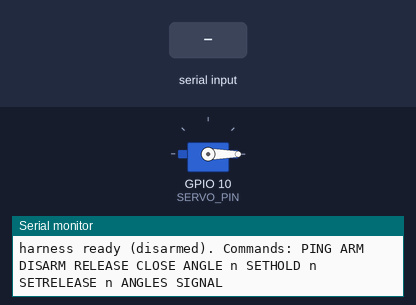
The sketch below on a simulated Seeed XIAO ESP32-C3. Shown: servo, the last lines printed to the serial monitor. The test bench sets the inputs (shaded band). EEPROM starts erased.

Above: at 1.2 s.
1.3 s: "ANGLE 90\n" received over Serial
At 2.7 s:
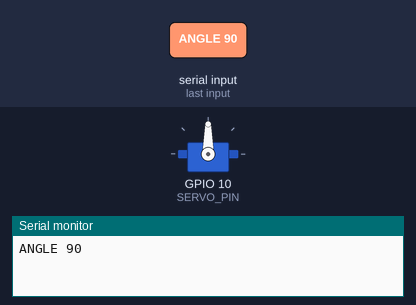
3.0 s: "ANGLE  45\n" received over Serial
At 3.6 s:
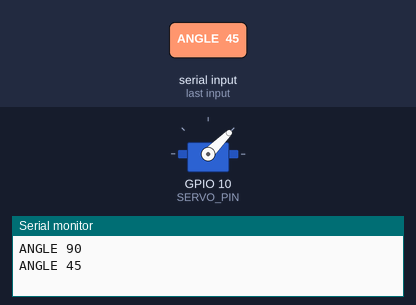
4.6 s: "CLOSE\n" received over Serial
At 6.0 s:
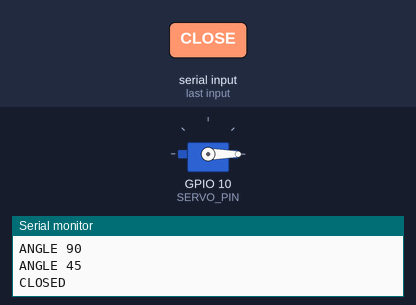
Timing chart, 0 to 7.6 s (numbered marks = the images above; inputs shaded):
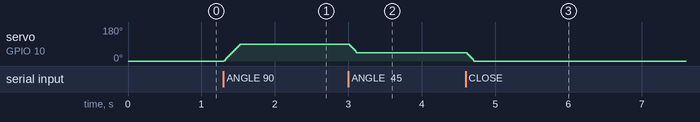

The sketch:

harness.ino
```cpp
// AMETA S20 Lite payload harness -- Seeed XIAO ESP32-C3 + micro servo on D10.
// Talks to a ground-station XIAO (firmware/ground) over ESP-NOW, because the drone's Wi-Fi is 5 GHz-only.
// Radio in:  "AMH1 <seq> <COMMAND>"   -> radio out "AMH1R <seq> <reply>"   (same seq retried = same reply, no re-run)
// Heartbeat: "AMH1H <state>" once a second. Commands also work over USB serial (115200) for bench tests.
//
// Commands -> reply
//   PING            -> PONG <state>
//   ARM             -> ARMED          (expires after ARM_TIMEOUT_MS if no RELEASE follows)
//   DISARM          -> DISARMED
//   RELEASE         -> RELEASED | REFUSED not-armed
//   CLOSE           -> CLOSED         (latch back to hold position; also disarms)
//   ANGLE <0-180>   -> ANGLE <n> | REFUSED armed   (bench tuning only, while disarmed)
//   SETHOLD <n>     -> HOLD n saved        (latch-closed angle, kept across power-off; disarmed only)
//   SETRELEASE <n>  -> RELEASE_ANGLE n saved
//   ANGLES          -> ANGLES hold <h> release <r> now <current>
//   SIGNAL          -> measured servo pulse on the pin (self-test)
// Safety: boots DISARMED with latch CLOSED; never releases on its own (no release on radio loss).

#include <WiFi.h>
#include <esp_now.h>
#include <esp_wifi.h>
#include <ESP32Servo.h>
#include "driver/gpio.h"
#include <Preferences.h>

const int SERVO_PIN = D10;           // next to 3V3 + GND: servo black-red-white lines up with GND-3V3-D10
int HOLD_ANGLE = 0;                  // latch closed  -- tunable: SETHOLD n  (saved in flash)
int RELEASE_ANGLE = 90;              // latch open    -- tunable: SETRELEASE n (saved in flash)
Preferences prefs;
const uint8_t BCAST[6] = {0xFF, 0xFF, 0xFF, 0xFF, 0xFF, 0xFF};
const uint8_t CHANNEL = 1;           // must match firmware/ground
const uint32_t ARM_TIMEOUT_MS = 10000;
const uint32_t HELLO_MS = 1000;

Servo latch;
bool armed = false;
uint32_t armedAt = 0, lastHello = 0;
bool released = false;

const char* stateName() { return released ? "released" : (armed ? "armed" : "disarmed"); }

int currentAngle = HOLD_ANGLE;

// Move in small steps instead of one jump: the servo's start-up current spike is much smaller, which
// helps avoid brown-out resets on a small battery (especially without a capacitor). ~0.25 s for 90 deg.
void moveServo(int target) {
  target = constrain(target, 0, 180);
  int step = target > currentAngle ? 2 : -2;
  while (abs(target - currentAngle) > 2) {
    currentAngle += step;
    latch.write(currentAngle);
    delay(5);
  }
  currentAngle = target;
  latch.write(currentAngle);
}

String handle(String cmd) {
  cmd.trim();
  cmd.toUpperCase();
  if (cmd == "PING") return String("PONG ") + stateName();
  if (cmd == "ARM") { armed = true; armedAt = millis(); return "ARMED"; }
  if (cmd == "DISARM") { armed = false; return "DISARMED"; }
  if (cmd == "RELEASE") {
    if (!armed) return released ? "RELEASED" : "REFUSED not-armed";
    moveServo(RELEASE_ANGLE);
    armed = false; released = true;
    return "RELEASED";
  }
  if (cmd == "CLOSE") { moveServo(HOLD_ANGLE); armed = false; released = false; return "CLOSED"; }
  if (cmd.startsWith("ANGLE ")) {
    if (armed) return "REFUSED armed";
    int a = constrain(cmd.substring(6).toInt(), 0, 180);
    moveServo(a);
    return String("ANGLE ") + a;
  }
  if (cmd.startsWith("SETHOLD ") || cmd.startsWith("SETRELEASE ")) {
    if (armed) return "REFUSED armed";
    bool hold = cmd.startsWith("SETHOLD ");
    int a = constrain(cmd.substring(hold ? 8 : 11).toInt(), 0, 180);
    if (hold) HOLD_ANGLE = a; else RELEASE_ANGLE = a;
    prefs.putInt(hold ? "hold" : "release", a);
    return String(hold ? "HOLD " : "RELEASE_ANGLE ") + a + " saved";
  }
  if (cmd == "ANGLES") return String("ANGLES hold ") + HOLD_ANGLE + " release " + RELEASE_ANGLE + " now " + currentAngle;
  if (cmd == "SIGNAL") {
    // Self-test: read back the PWM on the servo pin itself (checks the chip/pin, not the wire).
    gpio_input_enable((gpio_num_t)SERVO_PIN);
    unsigned long hi = pulseIn(SERVO_PIN, HIGH, 60000);
    unsigned long lo = pulseIn(SERVO_PIN, LOW, 60000);
    if (!hi) return "SIGNAL none (no pulses on pin)";
    return String("SIGNAL pulse ") + hi + " us, period " + (hi + lo) + " us (expect 500-2400 us / ~20000 us)";
  }
  return "ERR unknown";
}

// ---- ESP-NOW link --------------------------------------------------------------------------
volatile bool rxPending = false;
char rxBuf[128];
long lastSeq = -1;
String lastReply = "";

void onRecv(const esp_now_recv_info_t* info, const uint8_t* data, int len) {
  if (rxPending || len < 6 || memcmp(data, "AMH1 ", 5) != 0) return;
  len = min(len, (int)sizeof(rxBuf) - 1);
  memcpy(rxBuf, data, len);
  rxBuf[len] = 0;
  rxPending = true;                     // handled in loop(), not in the radio callback
}

void radioSend(const String& msg) {
  esp_err_t e = esp_now_send(BCAST, (const uint8_t*)msg.c_str(), msg.length());
  static uint32_t lastErr = 0;
  if (e != ESP_OK && millis() - lastErr > 5000) { lastErr = millis(); Serial.printf("radio send error %d\n", e); }
}

void handleRadio() {
  if (!rxPending) return;
  String line = String(rxBuf + 5);      // "<seq> <COMMAND>"
  rxPending = false;
  int sp = line.indexOf(' ');
  if (sp < 0) return;
  long seq = line.substring(0, sp).toInt();
  String reply = (seq == lastSeq) ? lastReply : handle(line.substring(sp + 1));   // retry -> same answer
  lastSeq = seq;
  lastReply = reply;
  radioSend("AMH1R " + String(seq) + " " + reply);
  Serial.printf("radio %s -> %s\n", line.c_str(), reply.c_str());
}

void setup() {
  Serial.begin(115200);
  Serial.setTxTimeoutMs(0);     // never stall on log output when USB is connected but nobody is reading
  prefs.begin("harness", false);
  HOLD_ANGLE = prefs.getInt("hold", HOLD_ANGLE);
  RELEASE_ANGLE = prefs.getInt("release", RELEASE_ANGLE);
  currentAngle = HOLD_ANGLE;
  latch.setPeriodHertz(50);
  latch.attach(SERVO_PIN, 500, 2400);
  latch.write(HOLD_ANGLE);                 // boot: closed + disarmed
  WiFi.mode(WIFI_STA);
  WiFi.disconnect();
  esp_wifi_set_protocol(WIFI_IF_STA, WIFI_PROTOCOL_11B | WIFI_PROTOCOL_11G | WIFI_PROTOCOL_11N | WIFI_PROTOCOL_LR);  // normal + long-range (both ends match)
  esp_wifi_set_channel(CHANNEL, WIFI_SECOND_CHAN_NONE);
  WiFi.setTxPower(WIFI_POWER_19_5dBm);
  if (esp_now_init() != ESP_OK) Serial.println("ERR espnow init");
  esp_now_register_recv_cb(onRecv);
  esp_now_peer_info_t peer = {};
  memcpy(peer.peer_addr, BCAST, 6);
  peer.channel = CHANNEL;
  peer.encrypt = false;
  esp_now_add_peer(&peer);
  Serial.println("harness ready (disarmed). Commands: PING ARM DISARM RELEASE CLOSE ANGLE n SETHOLD n SETRELEASE n ANGLES SIGNAL");
}

void loop() {
  if (armed && millis() - armedAt > ARM_TIMEOUT_MS) { armed = false; Serial.println("arm expired"); }

  handleRadio();
  if (millis() - lastHello > HELLO_MS) {
    lastHello = millis();
    radioSend(String("AMH1H ") + stateName());
  }

  if (Serial.available()) {
    String line = Serial.readStringUntil('\n');
    line.trim();
    if (line == "WHO") { Serial.println("HARNESS"); return; }
    Serial.println(handle(line));
  }
  delay(2);
}
```

Measured:
- after the input at 1.3 s, servo on GPIO 10 (SERVO_PIN): moves from 0° to 90° over 0.22 s, starting at once
- after the input at 3.0 s, servo on GPIO 10 (SERVO_PIN): 90° → 45° at once
- after the input at 4.6 s, servo on GPIO 10 (SERVO_PIN): 45° → 0° at once
